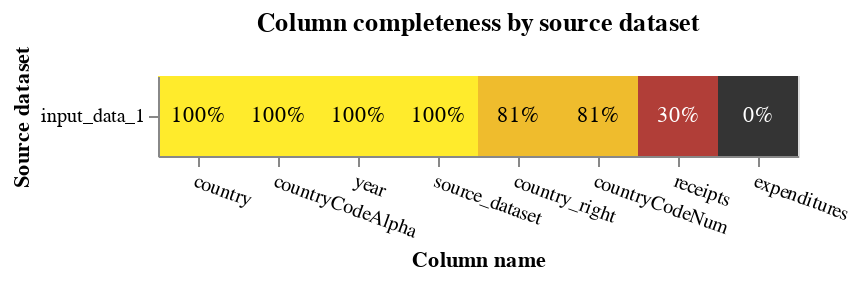

Write notebook code for a chart like this one.
### Code cell
completeness_chart(wb_resolved, db_api=DuckDBAPI())

### Figure 1 — Vega-Lite specification as saved in the notebook (floating-point values rounded to 4 significant figures)
{"config": {"view": {"continuousWidth": 400, "continuousHeight": 300}}, "layer": [{"mark": "rect", "encoding": {"color": {"field": "completeness", "legend": null, "scale": {"scheme": "darkred", "zero": true}, "type": "quantitative"}, "tooltip": [{"field": "source_dataset", "title": "Source dataset", "type": "nominal"}, {"field": "total_rows_inc_nulls", "format": ",", "title": "# of records", "type": "quantitative"}, {"field": "column_name", "title": "Column name", "type": "nominal"}, {"field": "total_null_rows", "format": ",", "title": "# of nulls", "type": "quantitative"}, {"field": "completeness", "format": ".1%", "type": "quantitative"}], "x": {"axis": {"labelAngle": 20}, "field": "column_name", "sort": {"field": "mean_comp", "order": "descending"}, "title": "Column name", "type": "nominal"}, "y": {"field": "source_dataset", "title": "Source dataset", "type": "nominal"}}, "title": "Column completeness by source dataset", "transform": [{"joinaggregate": [{"op": "mean", "field": "completeness", "as": "mean_comp"}], "groupby": ["column_name"]}]}, {"mark": {"type": "text"}, "encoding": {"color": {"condition": {"test": "datum['completeness'] < 0.5", "value": "white"}, "value": "black"}, "text": {"field": "completeness", "format": ".0%", "type": "quantitative"}, "x": {"axis": {"labelAngle": 0}, "field": "column_name", "sort": {"field": "mean_comp", "order": "descending"}, "type": "nominal"}, "y": {"field": "source_dataset", "type": "nominal"}}, "transform": [{"joinaggregate": [{"op": "mean", "field": "completeness", "as": "mean_comp"}], "groupby": ["column_name"]}]}], "data": {"name": "data-7ea4c21f23f030cf8e1d7c03bb5815e6"}, "height": {"step": 40}, "width": {"step": 40}, "$schema": "https://vega.github.io/schema/vega-lite/v5.9.3.json", "datasets": {"data-7ea4c21f23f030cf8e1d7c03bb5815e6": [{"source_dataset": "input_data_1", "column_name": "country", "total_null_rows": 0, "total_rows_inc_nulls": 16492, "completeness": 1.0}, {"source_dataset": "input_data_1", "column_name": "countryCodeAlpha", "total_null_rows": 0, "total_rows_inc_nulls": 16492, "completeness": 1.0}, {"source_dataset": "input_data_1", "column_name": "year", "total_null_rows": 0, "total_rows_inc_nulls": 16492, "completeness": 1.0}, {"source_dataset": "input_data_1", "column_name": "receipts", "total_null_rows": 11527, "total_rows_inc_nulls": 16492, "completeness": 0.3011}, {"source_dataset": "input_data_1", "column_name": "expenditures", "total_null_rows": 16492, "total_rows_inc_nulls": 16492, "completeness": 0.0}, {"source_dataset": "input_data_1", "column_name": "source_dataset", "total_null_rows": 0, "total_rows_inc_nulls": 16492, "completeness": 1.0}, {"source_dataset": "input_data_1", "column_name": "country_right", "total_null_rows": 3100, "total_rows_inc_nulls": 16492, "completeness": 0.812}, {"source_dataset": "input_data_1", "column_name": "countryCodeNum", "total_null_rows": 3100, "total_rows_inc_nulls": 16492, "completeness": 0.812}]}}
